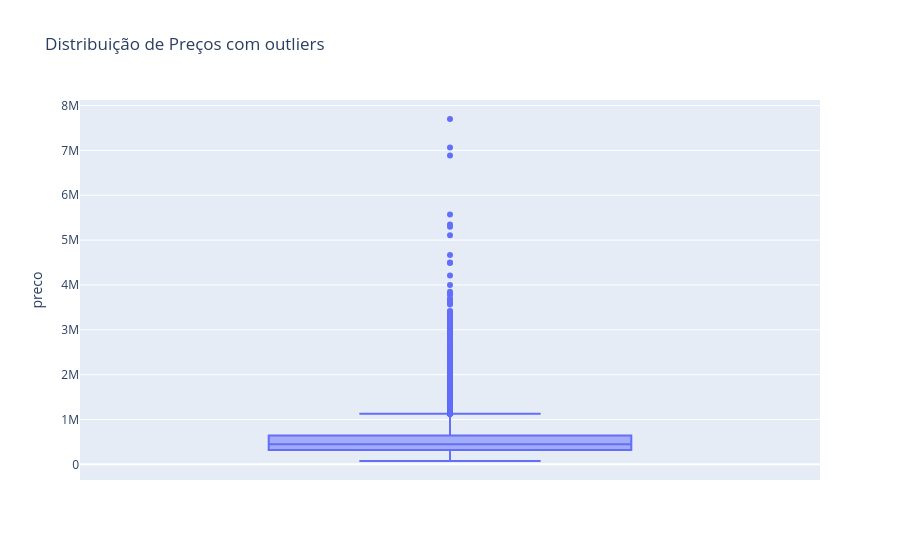

This figure's notebook cell:
### Code cell
fig_box= px.box(df_traduzido,
                y='preco',
                title = 'Distribuição de Preços com outliers',
                points='outliers'
                )
fig_box.show()

### Figure 1 — Plotly figure (JSON) as saved in the notebook; plotly's stock layout.template omitted (floating-point values rounded to 4 significant figures; data arrays with more than 128 entries replaced by an {"elided": "..."} marker saying what was removed)
{"data": [{"alignmentgroup": "True", "boxpoints": "outliers", "hovertemplate": "preco=%{y}<extra></extra>", "legendgroup": "", "marker": {"color": "#636efa"}, "name": "", "notched": false, "offsetgroup": "", "orientation": "v", "showlegend": false, "type": "box", "x0": " ", "xaxis": "x", "y": {"elided": "21612 float values"}, "y0": " ", "yaxis": "y"}], "layout": {"boxmode": "group", "legend": {"tracegroupgap": 0}, "title": {"text": "Distribuição de Preços com outliers"}, "xaxis": {"anchor": "y", "domain": [0, 1]}, "yaxis": {"anchor": "x", "domain": [0, 1], "title": {"text": "preco"}}}}
